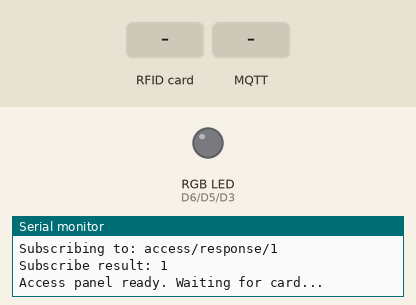
Recording of a program running on a simulated Arduino Uno R4 WiFi. Shown: an RGB LED mixed from three pins (HIGH = lit), the last lines printed to the serial monitor. The inputs (shaded band) are chosen by the test bench. Dim RGB values are drawn brighter than linear; WiFi joins after 1.5 s; servers stay silent unless stated; no MQTT or app messages arrive unless stated.

Above: at 3.8 s.
3.9 s: RFID card 5E 7A 19 C4 held to the reader
At 5.0 s:
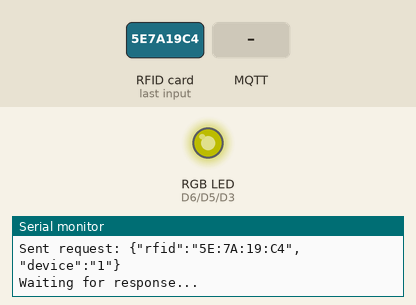
5.4 s: MQTT message "1" arrives on the first subscribed topic
At 6.6 s:
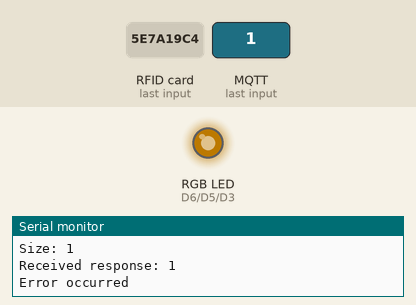
6.9 s: MQTT message "on" arrives on the first subscribed topic
8.4 s: MQTT message "off" arrives on the first subscribed topic
At 14.0 s:
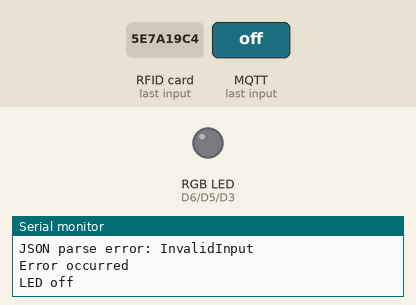
Timing chart, 0 to 14.9 s (numbered marks = the images above; inputs shaded):
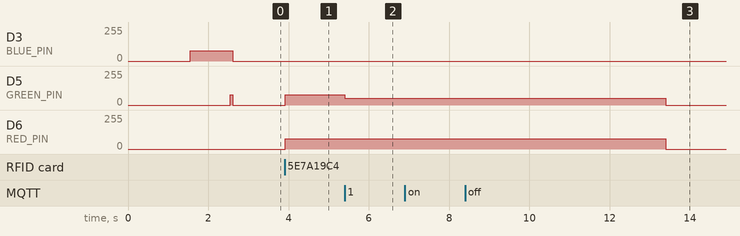

Measured:
- after the input at 3.9 s, D5 (GREEN_PIN), D6 (RED_PIN): 0/255 → 76/255 at once
- after the input at 5.4 s, D5 (GREEN_PIN): 76/255 → 49/255 at once
- after the input at 8.4 s, D5 (GREEN_PIN): 49/255 → 0/255 after 5.0 s instead of 3.5 s; D6 (RED_PIN): 76/255 → 0/255 after 5.0 s instead of 3.5 s

The program:

main.cpp
```cpp
#include <Arduino.h>
#include <SPI.h>
#include <MFRC522.h>
#include <WiFiS3.h>
#include <ArduinoMqttClient.h>
#include <ArduinoJson.h>
#include "secrets.h"

// Pin definitions
#define SS_PIN 10
#define RST_PIN 9
#define RED_PIN 6
#define BLUE_PIN 3
#define GREEN_PIN 5

// LED timing
#define LED_DURATION 5000
#define RESPONSE_TIMEOUT 5000

// Device identifier
auto DEVICE_ID = "1";

// LED brightness
constexpr float BRIGHTNESS = 0.3;

// MQTT configuration
constexpr int MQTT_PORT = 1883;
auto MQTT_TOPIC_REQUEST = "access/request";
auto MQTT_TOPIC_RESPONSE = "access/response/1";

// Objects
MFRC522 rfid(SS_PIN, RST_PIN);
WiFiClient wifiClient;
MqttClient mqttClient(wifiClient);

// LED state
unsigned long ledOnTime = 0;
bool ledActive = false;
bool awaitingResponse = false;
unsigned long requestSentTime = 0;

void setColor(const float red, const float green, const float blue) {
    analogWrite(RED_PIN, static_cast<int>(red * BRIGHTNESS));
    analogWrite(GREEN_PIN, static_cast<int>(green * BRIGHTNESS));
    analogWrite(BLUE_PIN, static_cast<int>(blue * BRIGHTNESS));
}

void turnOffLed() {
    setColor(0, 0, 0);
    ledOnTime = 0;
    ledActive = false;
}

void showWaiting() {
    Serial.println("Waiting for response...");
    turnOffLed();
    setColor(255, 255, 0);
    ledOnTime = millis();
    ledActive = true;
}

void showStatus(const int statusCode) {
    turnOffLed();
    if (statusCode == 200) {
        // Green for access granted
        Serial.println("Access GRANTED");
        setColor(0, 255, 0);
    } else if (statusCode == 403) {
        // Red for access denied
        Serial.println("Access DENIED");
        setColor(255, 0, 0);
    } else {
        // Orange for errors (404 or other)
        Serial.println("Error occurred");
        setColor(255, 165, 0);
    }
    ledOnTime = millis();
    ledActive = true;
    awaitingResponse = false;
}

void showTimeout() {
    Serial.println("Request timed out");
    turnOffLed();
    setColor(255, 165, 0);
    ledOnTime = millis();
    ledActive = true;
    awaitingResponse = false;
}

void connectToWifi() {
    Serial.println("Connecting to WiFi...");
    WiFi.begin(WIFI_SSID, WIFI_PASSWORD);
    setColor(0,0,255);

    while (WiFi.status() != WL_CONNECTED) {
        delay(500);
        Serial.print(".");
    }

    Serial.println();
    Serial.print("Connected! IP: ");
    delay(1000);
    Serial.println(WiFi.localIP());
    turnOffLed();
}

void handleMQTTMessage(const int messageSize) {
    if (messageSize == 0) return;

    String message = "";
    while (mqttClient.available()) {
        message += static_cast<char>(mqttClient.read());
    }

    Serial.print("Received response: ");
    Serial.println(message);

    // Parse response JSON
    JsonDocument doc;
    const DeserializationError error = deserializeJson(doc, message);

    if (error) {
        Serial.print("JSON parse error: ");
        Serial.println(error.c_str());
        showStatus(500);
        return;
    }

    const int statusCode = doc["status"] | 500;
    showStatus(statusCode);
}

// Add this callback function before connectMQTT()
void onMqttMessage(const int messageSize) {
    Serial.println(">>> CALLBACK: Message received! <<<");
    Serial.print("Topic: ");
    Serial.println(mqttClient.messageTopic());
    Serial.print("Size: ");
    Serial.println(messageSize);

    // Read and handle the message
    handleMQTTMessage(messageSize);
}

void connectMQTT() {
    Serial.print("Connecting to MQTT broker...");
    setColor(0, 255, 255);

    // Set a unique client ID
    mqttClient.setId("arduino-access-panel-1");

    // Set keep-alive to 15 seconds (more responsive)
    mqttClient.setKeepAliveInterval(15 * 1000);

    // Set message callback
    mqttClient.onMessage(onMqttMessage);

    while (!mqttClient.connect(MQTT_BROKER, MQTT_PORT)) {
        Serial.print(".");
        delay(500);
    }

    Serial.println(" connected!");

    // Subscribe with QoS 1
    Serial.print("Subscribing to: ");
    Serial.println(MQTT_TOPIC_RESPONSE);

    const int subscribeResult = mqttClient.subscribe(MQTT_TOPIC_RESPONSE, 1);
    Serial.print("Subscribe result: ");
    Serial.println(subscribeResult);

    turnOffLed();
}

void sendAccessRequest(const String& rfidTag) {
    // Create JSON payload
    JsonDocument doc;
    doc["rfid"] = rfidTag;
    doc["device"] = DEVICE_ID;

    String payload;
    serializeJson(doc, payload);

    // Publish to MQTT
    mqttClient.beginMessage(MQTT_TOPIC_REQUEST);
    mqttClient.print(payload);
    mqttClient.endMessage();

    Serial.print("Sent request: ");
    Serial.println(payload);

    // Show the waiting state
    awaitingResponse = true;
    requestSentTime = millis();
    showWaiting();
}


void setup() {
    Serial.begin(9600);

    // Initialize LED pins
    pinMode(RED_PIN, OUTPUT);
    pinMode(GREEN_PIN, OUTPUT);
    pinMode(BLUE_PIN, OUTPUT);
    turnOffLed();

    // Initialize SPI and RFID
    SPI.begin();
    rfid.PCD_Init();

    // Connect to network
    connectToWifi();
    connectMQTT();

    Serial.println("Access panel ready. Waiting for card...");
}

void loop() {
    // Maintain MQTT connection
    if (!mqttClient.connected()) {
        Serial.println("MQTT disconnected! Reconnecting...");
        connectMQTT();
    }

    // Poll for messages - callback handles incoming messages
    mqttClient.poll();

    // Check for response timeout
    if (awaitingResponse && millis() - requestSentTime >= RESPONSE_TIMEOUT) {
        Serial.println("Request timed out");
        showTimeout();
    }

    // Check if the LED timer has expired
    if (ledActive && !awaitingResponse && millis() - ledOnTime > LED_DURATION) {
        turnOffLed();
        Serial.println("LED off");
    }

    // Don't scan new cards while busy
    if (awaitingResponse || ledActive) return;

    // Check for RFID card
    if (!rfid.PICC_IsNewCardPresent() || !rfid.PICC_ReadCardSerial()) return;

    // Build RFID string
    String strID = "";
    for (byte i = 0; i < 4; i++) {
        strID +=
            (rfid.uid.uidByte[i] < 0x10 ? "0" : "") +
                String(rfid.uid.uidByte[i], HEX) +
                    (i != 3 ? ":" : "");
    }
    strID.toUpperCase();

    Serial.print("RFID tag detected: ");
    Serial.println(strID);

    // Send access request to gateway
    sendAccessRequest(strID);

    // Halt PICC
    rfid.PICC_HaltA();
    rfid.PCD_StopCrypto1();
}
```

secrets.example.h
```cpp
//
// Created by cec on 2/16/26.
//

#ifndef ENVIROSEC_SECRETS_EXAMPLE_H
#define ENVIROSEC_SECRETS_EXAMPLE_H

//WiFi credentials
const char* WIFI_SSID = "your_wifi_ssid";
const char* WIFI_PASSWORD = "your_wifi_password";

// MQTT configuration
const char* MQTT_BROKER = "your_raspberry_pi_ip";

#endif //ENVIROSEC_SECRETS_EXAMPLE_H
```
